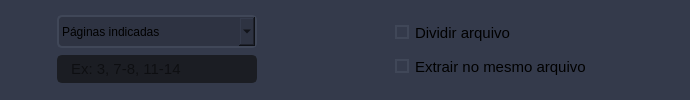
                        <widget class="QFrame" name="frame_options_extract">
                         <property name="minimumSize">
                          <size>
                           <width>690</width>
                           <height>0</height>
                          </size>
                         </property>
                         <property name="styleSheet">
                          <string notr="true">background-color:#343A4B;
border-radius: 7px;</string>
                         </property>
                         <property name="frameShape">
                          <enum>QFrame::StyledPanel</enum>
                         </property>
                         <property name="frameShadow">
                          <enum>QFrame::Raised</enum>
                         </property>
                         <layout class="QHBoxLayout" name="horizontalLayout_24">
                          <property name="spacing">
                           <number>0</number>
                          </property>
                          <property name="topMargin">
                           <number>5</number>
                          </property>
                          <property name="bottomMargin">
                           <number>5</number>
                          </property>
                          <item alignment="Qt::AlignHCenter">
                           <widget class="QFrame" name="frame_pages_extract">
                            <property name="frameShape">
                             <enum>QFrame::StyledPanel</enum>
                            </property>
                            <property name="frameShadow">
                             <enum>QFrame::Raised</enum>
                            </property>
                            <layout class="QVBoxLayout" name="verticalLayout_23">
                             <property name="leftMargin">
                              <number>9</number>
                             </property>
                             <property name="topMargin">
                              <number>9</number>
                             </property>
                             <property name="rightMargin">
                              <number>50</number>
                             </property>
                             <property name="bottomMargin">
                              <number>9</number>
                             </property>
                             <item>
                              <widget class="QComboBox" name="comboBox_extractPages">
                               <property name="minimumSize">
                                <size>
                                 <width>0</width>
                                 <height>0</height>
                                </size>
                               </property>
                               <property name="maximumSize">
                                <size>
                                 <width>16777215</width>
                                 <height>33</height>
                                </size>
                               </property>
                               <property name="font">
                                <font>
                                 <family>Segoe UI</family>
                                 <pointsize>9</pointsize>
                                </font>
                               </property>
                               <property name="styleSheet">
                                <string notr="true">border: 2px solid rgb(64, 71, 88);
border-radius: 5px;	
background-color:#2E3342;</string>
                               </property>
                               <item>
                                <property name="text">
                                 <string>Páginas indicadas</string>
                                </property>
                               </item>
                               <item>
                                <property name="text">
                                 <string>A cada n páginas</string>
                                </property>
                               </item>
                              </widget>
                             </item>
                             <item>
                              <widget class="QLineEdit" name="lineEdit_intPages_extract">
                               <property name="minimumSize">
                                <size>
                                 <width>200</width>
                                 <height>28</height>
                                </size>
                               </property>
                               <property name="maximumSize">
                                <size>
                                 <width>16777215</width>
                                 <height>16777215</height>
                                </size>
                               </property>
                               <property name="font">
                                <font>
                                 <family>Segoe UI</family>
                                 <pointsize>11</pointsize>
                                </font>
                               </property>
                               <property name="styleSheet">
                                <string notr="true">background-color: rgb(27, 29, 35);
border-radius: 5px;
border: 2px solid rgb(27, 29, 35);
padding-left: 10px;</string>
                               </property>
                               <property name="placeholderText">
                                <string>Ex: 3, 7-8, 11-14</string>
                               </property>
                              </widget>
                             </item>
                            </layout>
                           </widget>
                          </item>
                          <item alignment="Qt::AlignHCenter">
                           <widget class="QFrame" name="frame__checkbox_extract">
                            <property name="frameShape">
                             <enum>QFrame::StyledPanel</enum>
                            </property>
                            <property name="frameShadow">
                             <enum>QFrame::Raised</enum>
                            </property>
                            <layout class="QVBoxLayout" name="verticalLayout_25">
                             <property name="leftMargin">
                              <number>9</number>
                             </property>
                             <property name="topMargin">
                              <number>9</number>
                             </property>
                             <property name="rightMargin">
                              <number>50</number>
                             </property>
                             <property name="bottomMargin">
                              <number>9</number>
                             </property>
                             <item>
                              <widget class="QCheckBox" name="checkBox_split">
                               <property name="font">
                                <font>
                                 <family>Segoe UI</family>
                                 <pointsize>11</pointsize>
                                </font>
                               </property>
                               <property name="styleSheet">
                                <string notr="true">QCheckBox::indicator {
   border: 2px solid rgb(64, 71, 88);
	border-radius: 9px;
}
QCheckBox::indicator:checked {
	border: 2px solid rgb(85, 170, 255);
}</string>
                               </property>
                               <property name="text">
                                <string>Dividir arquivo</string>
                               </property>
                              </widget>
                             </item>
                             <item>
                              <widget class="QCheckBox" name="checkBox_extract">
                               <property name="font">
                                <font>
                                 <family>Segoe UI</family>
                                 <pointsize>11</pointsize>
                                </font>
                               </property>
                               <property name="styleSheet">
                                <string notr="true">QCheckBox::indicator {
   border: 2px solid rgb(64, 71, 88);
	border-radius: 9px;
}
QCheckBox::indicator:checked {
	border: 2px solid rgb(85, 170, 255);
}</string>
                               </property>
                               <property name="text">
                                <string>Extrair no mesmo arquivo</string>
                               </property>
                              </widget>
                             </item>
                            </layout>
                           </widget>
                          </item>
                         </layout>
                        </widget>
